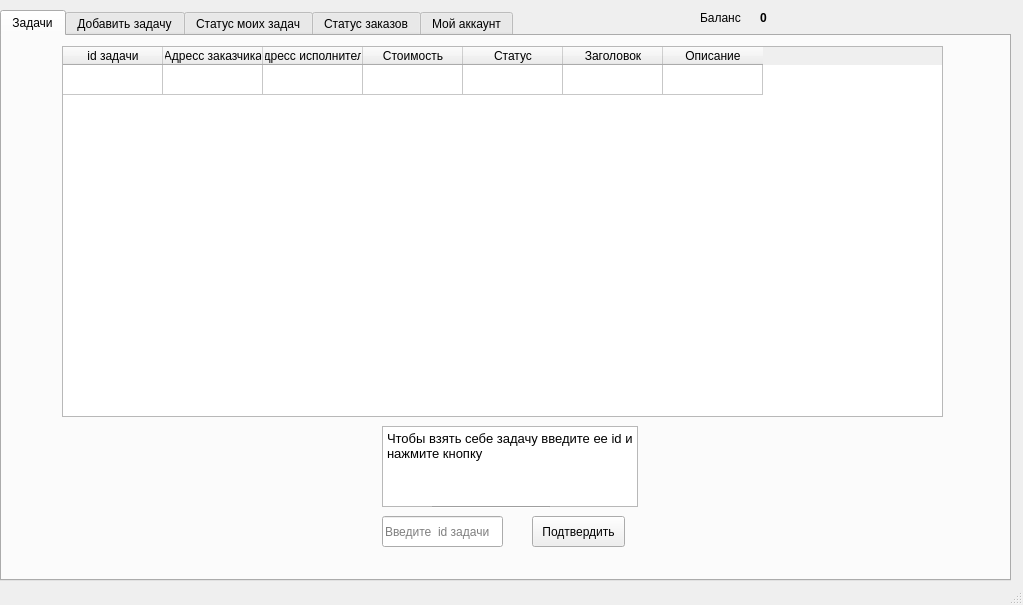
<?xml version="1.0" encoding="UTF-8"?>
<ui version="4.0">
 <class>MainWindow</class>
 <widget class="QMainWindow" name="MainWindow">
  <property name="geometry">
   <rect>
    <x>0</x>
    <y>0</y>
    <width>1023</width>
    <height>605</height>
   </rect>
  </property>
  <property name="windowTitle">
   <string>Фриланс биржа</string>
  </property>
  <widget class="QWidget" name="centralwidget">
   <widget class="QTabWidget" name="tabAddTask">
    <property name="geometry">
     <rect>
      <x>0</x>
      <y>10</y>
      <width>1011</width>
      <height>571</height>
     </rect>
    </property>
    <property name="currentIndex">
     <number>0</number>
    </property>
    <property name="tabBarAutoHide">
     <bool>false</bool>
    </property>
    <widget class="QWidget" name="tabAllTasks">
     <attribute name="title">
      <string>Задачи</string>
     </attribute>
     <widget class="QTableWidget" name="tableWidget">
      <property name="geometry">
       <rect>
        <x>60</x>
        <y>10</y>
        <width>881</width>
        <height>371</height>
       </rect>
      </property>
      <attribute name="horizontalHeaderVisible">
       <bool>true</bool>
      </attribute>
      <attribute name="verticalHeaderVisible">
       <bool>false</bool>
      </attribute>
      <attribute name="verticalHeaderHighlightSections">
       <bool>true</bool>
      </attribute>
      <row>
       <property name="text">
        <string>Задача</string>
       </property>
      </row>
      <column>
       <property name="text">
        <string>id задачи</string>
       </property>
      </column>
      <column>
       <property name="text">
        <string>Адресс заказчика</string>
       </property>
      </column>
      <column>
       <property name="text">
        <string>Адресс исполнителя</string>
       </property>
      </column>
      <column>
       <property name="text">
        <string>Стоимость</string>
       </property>
      </column>
      <column>
       <property name="text">
        <string>Статус</string>
       </property>
      </column>
      <column>
       <property name="text">
        <string>Заголовок</string>
       </property>
      </column>
      <column>
       <property name="text">
        <string>Описание</string>
       </property>
      </column>
     </widget>
     <widget class="QPushButton" name="taskToWorkButton">
      <property name="geometry">
       <rect>
        <x>530</x>
        <y>480</y>
        <width>93</width>
        <height>31</height>
       </rect>
      </property>
      <property name="cursor">
       <cursorShape>PointingHandCursor</cursorShape>
      </property>
      <property name="text">
       <string>Подтвердить</string>
      </property>
     </widget>
     <widget class="QLineEdit" name="lineTaskId">
      <property name="geometry">
       <rect>
        <x>380</x>
        <y>480</y>
        <width>121</width>
        <height>31</height>
       </rect>
      </property>
      <property name="text">
       <string/>
      </property>
      <property name="placeholderText">
       <string>Введите  id задачи</string>
      </property>
     </widget>
     <widget class="QTextBrowser" name="textBrowser">
      <property name="geometry">
       <rect>
        <x>380</x>
        <y>390</y>
        <width>256</width>
        <height>81</height>
       </rect>
      </property>
      <property name="html">
       <string>&lt;!DOCTYPE HTML PUBLIC &quot;-//W3C//DTD HTML 4.0//EN&quot; &quot;http://www.w3.org/TR/REC-html40/strict.dtd&quot;&gt;
&lt;html&gt;&lt;head&gt;&lt;meta name=&quot;qrichtext&quot; content=&quot;1&quot; /&gt;&lt;style type=&quot;text/css&quot;&gt;
p, li { white-space: pre-wrap; }
&lt;/style&gt;&lt;/head&gt;&lt;body style=&quot; font-family:'MS Shell Dlg 2'; font-size:7.8pt; font-weight:400; font-style:normal;&quot;&gt;
&lt;p style=&quot; margin-top:0px; margin-bottom:0px; margin-left:0px; margin-right:0px; -qt-block-indent:0; text-indent:0px;&quot;&gt;&lt;span style=&quot; font-size:10pt;&quot;&gt;Чтобы взять себе задачу введите ее id и нажмите кнопку &lt;/span&gt;&lt;/p&gt;&lt;/body&gt;&lt;/html&gt;</string>
      </property>
     </widget>
     <widget class="Line" name="line_2">
      <property name="geometry">
       <rect>
        <x>430</x>
        <y>470</y>
        <width>118</width>
        <height>3</height>
       </rect>
      </property>
      <property name="orientation">
       <enum>Qt::Horizontal</enum>
      </property>
     </widget>
    </widget>
    <widget class="QWidget" name="tabAddTask">
     <attribute name="title">
      <string>Добавить задачу</string>
     </attribute>
     <widget class="QTextBrowser" name="textBrowser_2">
      <property name="geometry">
       <rect>
        <x>330</x>
        <y>10</y>
        <width>331</width>
        <height>61</height>
       </rect>
      </property>
      <property name="html">
       <string>&lt;!DOCTYPE HTML PUBLIC &quot;-//W3C//DTD HTML 4.0//EN&quot; &quot;http://www.w3.org/TR/REC-html40/strict.dtd&quot;&gt;
&lt;html&gt;&lt;head&gt;&lt;meta name=&quot;qrichtext&quot; content=&quot;1&quot; /&gt;&lt;style type=&quot;text/css&quot;&gt;
p, li { white-space: pre-wrap; }
&lt;/style&gt;&lt;/head&gt;&lt;body style=&quot; font-family:'MS Shell Dlg 2'; font-size:7.8pt; font-weight:400; font-style:normal;&quot;&gt;
&lt;p style=&quot; margin-top:0px; margin-bottom:0px; margin-left:0px; margin-right:0px; -qt-block-indent:0; text-indent:0px;&quot;&gt;&lt;span style=&quot; font-size:10pt;&quot;&gt;Чтобы создать задачу заполните все поля и нажмите кнопку&lt;/span&gt;&lt;/p&gt;&lt;/body&gt;&lt;/html&gt;</string>
      </property>
     </widget>
     <widget class="QLineEdit" name="lineTaskTitle">
      <property name="geometry">
       <rect>
        <x>380</x>
        <y>110</y>
        <width>331</width>
        <height>22</height>
       </rect>
      </property>
      <property name="text">
       <string>Задача</string>
      </property>
     </widget>
     <widget class="QTextEdit" name="textTaskDescribe">
      <property name="geometry">
       <rect>
        <x>380</x>
        <y>240</y>
        <width>331</width>
        <height>161</height>
       </rect>
      </property>
      <property name="html">
       <string>&lt;!DOCTYPE HTML PUBLIC &quot;-//W3C//DTD HTML 4.0//EN&quot; &quot;http://www.w3.org/TR/REC-html40/strict.dtd&quot;&gt;
&lt;html&gt;&lt;head&gt;&lt;meta name=&quot;qrichtext&quot; content=&quot;1&quot; /&gt;&lt;style type=&quot;text/css&quot;&gt;
p, li { white-space: pre-wrap; }
&lt;/style&gt;&lt;/head&gt;&lt;body style=&quot; font-family:'MS Shell Dlg 2'; font-size:7.8pt; font-weight:400; font-style:normal;&quot;&gt;
&lt;p style=&quot; margin-top:0px; margin-bottom:0px; margin-left:0px; margin-right:0px; -qt-block-indent:0; text-indent:0px;&quot;&gt;Описание задачи&lt;/p&gt;&lt;/body&gt;&lt;/html&gt;</string>
      </property>
     </widget>
     <widget class="QLineEdit" name="lineTaskPrice">
      <property name="geometry">
       <rect>
        <x>380</x>
        <y>170</y>
        <width>331</width>
        <height>22</height>
       </rect>
      </property>
      <property name="text">
       <string>0</string>
      </property>
     </widget>
     <widget class="QLabel" name="label_4">
      <property name="geometry">
       <rect>
        <x>250</x>
        <y>240</y>
        <width>121</width>
        <height>20</height>
       </rect>
      </property>
      <property name="text">
       <string>Описание задачи:</string>
      </property>
     </widget>
     <widget class="QLabel" name="label_5">
      <property name="geometry">
       <rect>
        <x>250</x>
        <y>110</y>
        <width>121</width>
        <height>20</height>
       </rect>
      </property>
      <property name="text">
       <string>Заголовок задачи:</string>
      </property>
     </widget>
     <widget class="QLabel" name="label_6">
      <property name="geometry">
       <rect>
        <x>250</x>
        <y>170</y>
        <width>131</width>
        <height>20</height>
       </rect>
      </property>
      <property name="text">
       <string>Цена за выполение:</string>
      </property>
     </widget>
     <widget class="QPushButton" name="addTask">
      <property name="geometry">
       <rect>
        <x>392</x>
        <y>430</y>
        <width>141</width>
        <height>28</height>
       </rect>
      </property>
      <property name="cursor">
       <cursorShape>PointingHandCursor</cursorShape>
      </property>
      <property name="text">
       <string>Добавить задачу</string>
      </property>
     </widget>
    </widget>
    <widget class="QWidget" name="tabTaskStatus">
     <attribute name="title">
      <string>Статус моих задач</string>
     </attribute>
     <widget class="QLineEdit" name="lineTaskStatusId">
      <property name="geometry">
       <rect>
        <x>380</x>
        <y>160</y>
        <width>211</width>
        <height>22</height>
       </rect>
      </property>
      <property name="placeholderText">
       <string>id задачи</string>
      </property>
     </widget>
     <widget class="QPushButton" name="taskStatusGood">
      <property name="geometry">
       <rect>
        <x>370</x>
        <y>210</y>
        <width>93</width>
        <height>28</height>
       </rect>
      </property>
      <property name="cursor">
       <cursorShape>PointingHandCursor</cursorShape>
      </property>
      <property name="text">
       <string>Выполнена</string>
      </property>
     </widget>
     <widget class="QPushButton" name="taskStatusBad">
      <property name="geometry">
       <rect>
        <x>510</x>
        <y>210</y>
        <width>93</width>
        <height>28</height>
       </rect>
      </property>
      <property name="cursor">
       <cursorShape>PointingHandCursor</cursorShape>
      </property>
      <property name="text">
       <string>Провалена</string>
      </property>
     </widget>
     <widget class="QTextBrowser" name="textBrowser_3">
      <property name="geometry">
       <rect>
        <x>60</x>
        <y>90</y>
        <width>256</width>
        <height>151</height>
       </rect>
      </property>
      <property name="html">
       <string>&lt;!DOCTYPE HTML PUBLIC &quot;-//W3C//DTD HTML 4.0//EN&quot; &quot;http://www.w3.org/TR/REC-html40/strict.dtd&quot;&gt;
&lt;html&gt;&lt;head&gt;&lt;meta name=&quot;qrichtext&quot; content=&quot;1&quot; /&gt;&lt;style type=&quot;text/css&quot;&gt;
p, li { white-space: pre-wrap; }
&lt;/style&gt;&lt;/head&gt;&lt;body style=&quot; font-family:'MS Shell Dlg 2'; font-size:7.8pt; font-weight:400; font-style:normal;&quot;&gt;
&lt;p style=&quot; margin-top:0px; margin-bottom:0px; margin-left:0px; margin-right:0px; -qt-block-indent:0; text-indent:0px;&quot;&gt;&lt;span style=&quot; font-size:10pt;&quot;&gt;Для изменения статуса задачи введите ее id и нажмите кнопку для установки соотвествующего статуса&lt;/span&gt;&lt;/p&gt;&lt;/body&gt;&lt;/html&gt;</string>
      </property>
     </widget>
     <widget class="QPushButton" name="myTaskInWork">
      <property name="geometry">
       <rect>
        <x>390</x>
        <y>100</y>
        <width>181</width>
        <height>31</height>
       </rect>
      </property>
      <property name="cursor">
       <cursorShape>PointingHandCursor</cursorShape>
      </property>
      <property name="text">
       <string>Мои задачи</string>
      </property>
      <property name="autoDefault">
       <bool>false</bool>
      </property>
     </widget>
    </widget>
    <widget class="QWidget" name="tab">
     <attribute name="title">
      <string>Статус заказов</string>
     </attribute>
     <widget class="QTextBrowser" name="textBrowser_4">
      <property name="geometry">
       <rect>
        <x>50</x>
        <y>110</y>
        <width>256</width>
        <height>141</height>
       </rect>
      </property>
      <property name="html">
       <string>&lt;!DOCTYPE HTML PUBLIC &quot;-//W3C//DTD HTML 4.0//EN&quot; &quot;http://www.w3.org/TR/REC-html40/strict.dtd&quot;&gt;
&lt;html&gt;&lt;head&gt;&lt;meta name=&quot;qrichtext&quot; content=&quot;1&quot; /&gt;&lt;style type=&quot;text/css&quot;&gt;
p, li { white-space: pre-wrap; }
&lt;/style&gt;&lt;/head&gt;&lt;body style=&quot; font-family:'MS Shell Dlg 2'; font-size:7.8pt; font-weight:400; font-style:normal;&quot;&gt;
&lt;p style=&quot; margin-top:0px; margin-bottom:0px; margin-left:0px; margin-right:0px; -qt-block-indent:0; text-indent:0px;&quot;&gt;&lt;span style=&quot; font-size:10pt;&quot;&gt;Для изменения статуса задачи введите ее id и нажмите кнопку для установки соотвествующего статуса&lt;/span&gt;&lt;/p&gt;&lt;/body&gt;&lt;/html&gt;</string>
      </property>
     </widget>
     <widget class="QLineEdit" name="lineTaskStatusIdZ">
      <property name="geometry">
       <rect>
        <x>370</x>
        <y>170</y>
        <width>211</width>
        <height>22</height>
       </rect>
      </property>
      <property name="placeholderText">
       <string>id задачи</string>
      </property>
     </widget>
     <widget class="QPushButton" name="taskStatusGoodZ">
      <property name="geometry">
       <rect>
        <x>360</x>
        <y>220</y>
        <width>93</width>
        <height>28</height>
       </rect>
      </property>
      <property name="cursor">
       <cursorShape>PointingHandCursor</cursorShape>
      </property>
      <property name="text">
       <string>Выполнена</string>
      </property>
     </widget>
     <widget class="QPushButton" name="taskStatusBadZ">
      <property name="geometry">
       <rect>
        <x>510</x>
        <y>220</y>
        <width>93</width>
        <height>28</height>
       </rect>
      </property>
      <property name="cursor">
       <cursorShape>PointingHandCursor</cursorShape>
      </property>
      <property name="text">
       <string>Провалена</string>
      </property>
     </widget>
     <widget class="QPushButton" name="myZakazi">
      <property name="geometry">
       <rect>
        <x>380</x>
        <y>120</y>
        <width>181</width>
        <height>31</height>
       </rect>
      </property>
      <property name="cursor">
       <cursorShape>PointingHandCursor</cursorShape>
      </property>
      <property name="text">
       <string>Мои заказы</string>
      </property>
      <property name="autoDefault">
       <bool>false</bool>
      </property>
     </widget>
    </widget>
    <widget class="QWidget" name="tabAccount">
     <property name="accessibleName">
      <string/>
     </property>
     <attribute name="title">
      <string>Мой аккаунт</string>
     </attribute>
     <widget class="QPushButton" name="customerHistoryButton">
      <property name="geometry">
       <rect>
        <x>260</x>
        <y>250</y>
        <width>181</width>
        <height>31</height>
       </rect>
      </property>
      <property name="cursor">
       <cursorShape>PointingHandCursor</cursorShape>
      </property>
      <property name="text">
       <string>История заказанных работ</string>
      </property>
      <property name="autoDefault">
       <bool>false</bool>
      </property>
     </widget>
     <widget class="QPushButton" name="executorHistoryButton">
      <property name="geometry">
       <rect>
        <x>540</x>
        <y>250</y>
        <width>261</width>
        <height>31</height>
       </rect>
      </property>
      <property name="cursor">
       <cursorShape>PointingHandCursor</cursorShape>
      </property>
      <property name="text">
       <string>История взятых на выполнение задач</string>
      </property>
     </widget>
     <widget class="QGroupBox" name="accountData">
      <property name="geometry">
       <rect>
        <x>180</x>
        <y>90</y>
        <width>671</width>
        <height>80</height>
       </rect>
      </property>
      <property name="title">
       <string>Данные аккаунта</string>
      </property>
      <widget class="QLabel" name="label_2">
       <property name="geometry">
        <rect>
         <x>10</x>
         <y>50</y>
         <width>141</width>
         <height>31</height>
        </rect>
       </property>
       <property name="text">
        <string>&lt;html&gt;&lt;head/&gt;&lt;body&gt;&lt;p&gt;&lt;span style=&quot; font-size:10pt;&quot;&gt;Адресс аккаунта:&lt;/span&gt;&lt;/p&gt;&lt;p&gt;&lt;span style=&quot; font-size:10pt;&quot;&gt;&lt;br/&gt;&lt;/span&gt;&lt;/p&gt;&lt;/body&gt;&lt;/html&gt;</string>
       </property>
      </widget>
      <widget class="QLabel" name="accountAddress">
       <property name="geometry">
        <rect>
         <x>150</x>
         <y>40</y>
         <width>481</width>
         <height>41</height>
        </rect>
       </property>
       <property name="text">
        <string>&lt;html&gt;&lt;head/&gt;&lt;body&gt;&lt;p&gt;&lt;span style=&quot; font-size:10pt; font-weight:600;&quot;&gt;0xB9181d0422b6DFD48DC5362e99118B7a9F519D32&lt;/span&gt;&lt;/p&gt;&lt;/body&gt;&lt;/html&gt;</string>
       </property>
      </widget>
      <widget class="QLabel" name="label_3">
       <property name="geometry">
        <rect>
         <x>10</x>
         <y>20</y>
         <width>141</width>
         <height>31</height>
        </rect>
       </property>
       <property name="text">
        <string>&lt;html&gt;&lt;head/&gt;&lt;body&gt;&lt;p&gt;&lt;span style=&quot; font-size:10pt;&quot;&gt;Ник:&lt;/span&gt;&lt;/p&gt;&lt;p&gt;&lt;span style=&quot; font-size:10pt;&quot;&gt;&lt;br/&gt;&lt;/span&gt;&lt;/p&gt;&lt;/body&gt;&lt;/html&gt;</string>
       </property>
      </widget>
      <widget class="QLabel" name="accountNick">
       <property name="geometry">
        <rect>
         <x>50</x>
         <y>10</y>
         <width>481</width>
         <height>41</height>
        </rect>
       </property>
       <property name="text">
        <string>&lt;html&gt;&lt;head/&gt;&lt;body&gt;&lt;p&gt;&lt;span style=&quot; font-size:10pt; font-weight:600;&quot;&gt;goida&lt;/span&gt;&lt;/p&gt;&lt;/body&gt;&lt;/html&gt;</string>
       </property>
      </widget>
     </widget>
    </widget>
   </widget>
   <widget class="QLabel" name="label">
    <property name="geometry">
     <rect>
      <x>700</x>
      <y>10</y>
      <width>51</width>
      <height>16</height>
     </rect>
    </property>
    <property name="text">
     <string>Баланс</string>
    </property>
   </widget>
   <widget class="QLabel" name="balanceLabel">
    <property name="geometry">
     <rect>
      <x>760</x>
      <y>10</y>
      <width>251</width>
      <height>16</height>
     </rect>
    </property>
    <property name="text">
     <string>&lt;html&gt;&lt;head/&gt;&lt;body&gt;&lt;p&gt;&lt;span style=&quot; font-weight:600;&quot;&gt;0&lt;/span&gt;&lt;/p&gt;&lt;/body&gt;&lt;/html&gt;</string>
    </property>
   </widget>
   <zorder>label</zorder>
   <zorder>balanceLabel</zorder>
   <zorder>tabAddTask</zorder>
  </widget>
  <widget class="QMenuBar" name="menubar">
   <property name="geometry">
    <rect>
     <x>0</x>
     <y>0</y>
     <width>1023</width>
     <height>26</height>
    </rect>
   </property>
  </widget>
  <widget class="QStatusBar" name="statusbar"/>
 </widget>
 <resources/>
 <connections/>
</ui>
